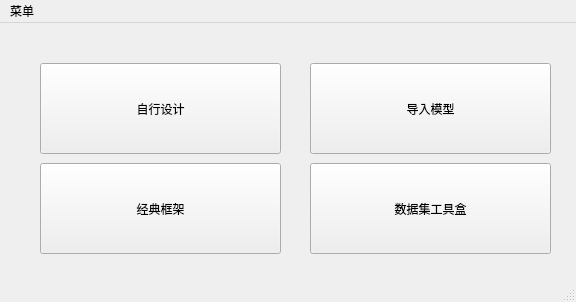
<?xml version="1.0" encoding="UTF-8"?>
<ui version="4.0">
 <class>menu</class>
 <widget class="QMainWindow" name="menu">
  <property name="geometry">
   <rect>
    <x>0</x>
    <y>0</y>
    <width>576</width>
    <height>302</height>
   </rect>
  </property>
  <property name="windowTitle">
   <string>menu</string>
  </property>
  <widget class="QWidget" name="centralwidget">
   <widget class="QPushButton" name="importModel">
    <property name="geometry">
     <rect>
      <x>310</x>
      <y>40</y>
      <width>241</width>
      <height>91</height>
     </rect>
    </property>
    <property name="text">
     <string>导入模型</string>
    </property>
   </widget>
   <widget class="QPushButton" name="classicalModel">
    <property name="geometry">
     <rect>
      <x>40</x>
      <y>140</y>
      <width>241</width>
      <height>91</height>
     </rect>
    </property>
    <property name="text">
     <string>经典框架</string>
    </property>
   </widget>
   <widget class="QPushButton" name="designModel">
    <property name="geometry">
     <rect>
      <x>40</x>
      <y>40</y>
      <width>241</width>
      <height>91</height>
     </rect>
    </property>
    <property name="text">
     <string>自行设计</string>
    </property>
   </widget>
   <widget class="QPushButton" name="toolboxModel">
    <property name="geometry">
     <rect>
      <x>310</x>
      <y>140</y>
      <width>241</width>
      <height>91</height>
     </rect>
    </property>
    <property name="text">
     <string>数据集工具盒</string>
    </property>
   </widget>
  </widget>
  <widget class="QMenuBar" name="menubar">
   <property name="geometry">
    <rect>
     <x>0</x>
     <y>0</y>
     <width>576</width>
     <height>26</height>
    </rect>
   </property>
   <widget class="QMenu" name="menu_2">
    <property name="title">
     <string>菜单</string>
    </property>
   </widget>
   <addaction name="menu_2"/>
  </widget>
  <widget class="QStatusBar" name="statusbar"/>
 </widget>
 <resources/>
 <connections>
  <connection>
   <sender>designModel</sender>
   <signal>clicked()</signal>
   <receiver>menu</receiver>
   <slot>openDesign()</slot>
   <hints>
    <hint type="sourcelabel">
     <x>210</x>
     <y>303</y>
    </hint>
    <hint type="destinationlabel">
     <x>291</x>
     <y>423</y>
    </hint>
   </hints>
  </connection>
 </connections>
 <slots>
  <slot>openDesign()</slot>
 </slots>
</ui>
